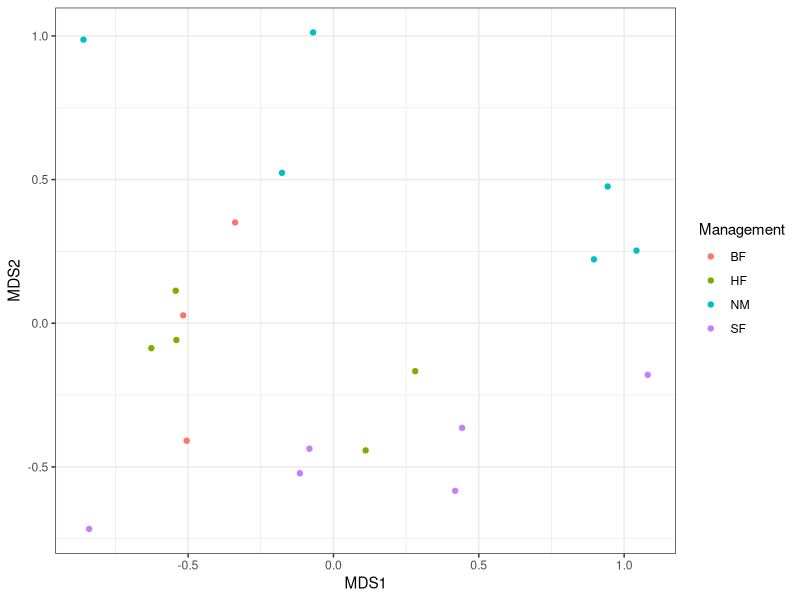
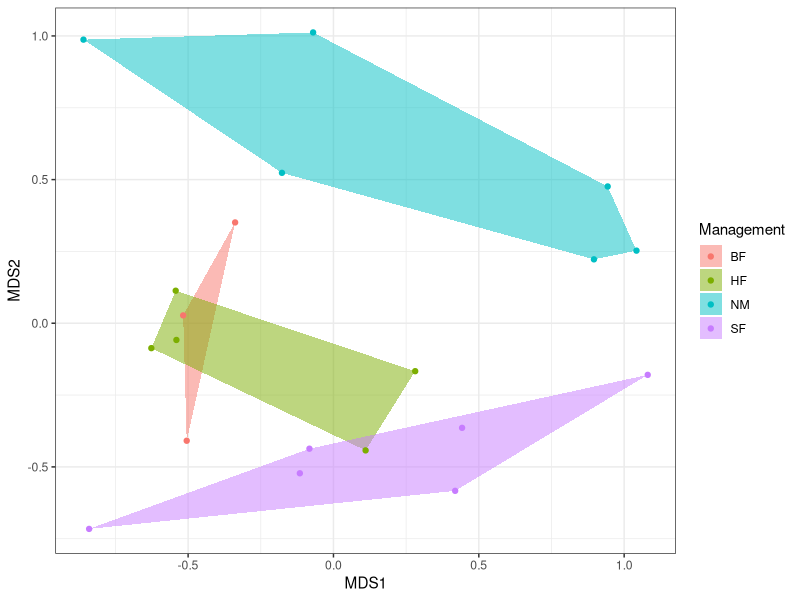
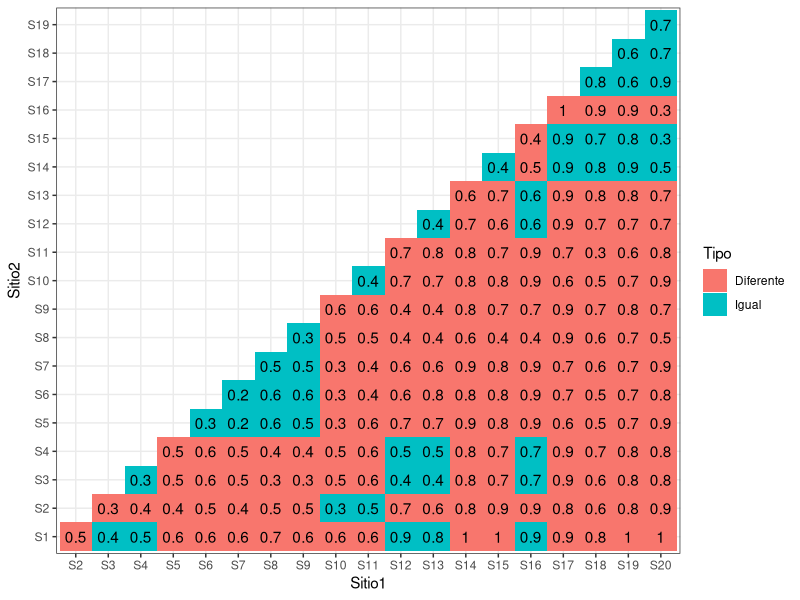
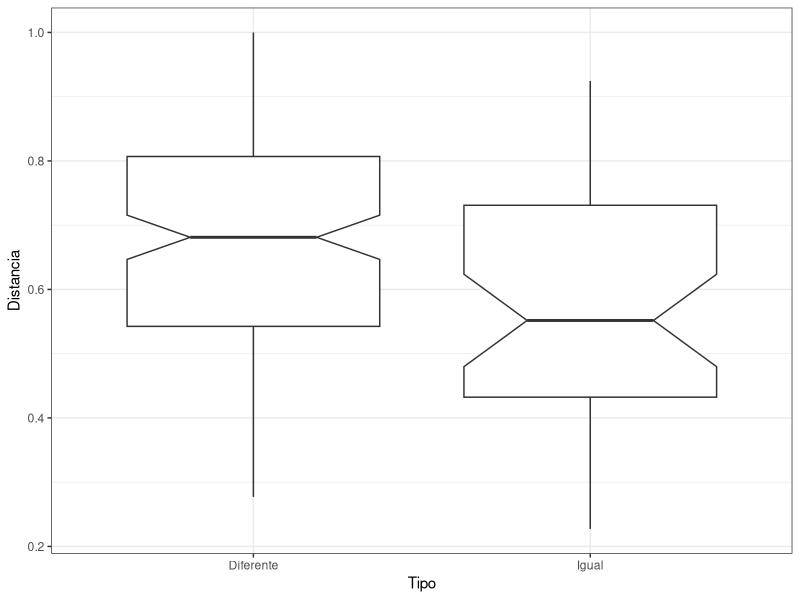

R code for these plots, in order: (Note: this script raises an error after producing the figures.)
library(vegan)
library(tidyverse)

data("dune")
data("dune.env")

sol <- metaMDS(dune)


Data <- sol$points %>% as.data.frame() %>% bind_cols(dune.env)

ggplot(Data, aes(MDS1, MDS2)) +
  geom_point(aes(color = Management)) +
  theme_bw()


StatChull <- ggproto("StatChull", Stat,
                     compute_group = function(data, scales) {
                       data[chull(data$x, data$y), , drop = FALSE]
                     },
                     
                     required_aes = c("x", "y")
) 


stat_chull <- function(mapping = NULL, data = NULL, geom = "polygon",
                       position = "identity", na.rm = FALSE, show.legend = NA, 
                       inherit.aes = TRUE, ...) {
  layer(
    stat = StatChull, data = data, mapping = mapping, geom = geom, 
    position = position, show.legend = show.legend, inherit.aes = inherit.aes,
    params = list(na.rm = na.rm, ...)
  )
}


ggplot(Data, aes(MDS1, MDS2)) +
  stat_chull(aes(fill = Management), alpha =0.5) +
  geom_point(aes(color = Management)) +
  theme_bw() 



Sitio1 <- data.frame(Sitio1 = paste0("S", 1:nrow(dune.env)), Management1 = dune.env$Management)
Sitio2 <- Sitio1 %>% rename(Sitio2  = Sitio1, Management2 = Management1)

bray <- as.matrix(vegdist(dune)) %>% as.data.frame()
bray[upper.tri(bray)] <- NA
diag(bray) <- NA
colnames(bray) <- paste0("S", 1:ncol(bray))
bray$Sitio1 <- paste0("S", 1:nrow(bray))

bray <-  bray %>% 
  pivot_longer(cols = -Sitio1, names_to = "Sitio2", values_to = "Distancia") %>% 
  dplyr::filter(!is.na(Distancia)) %>% 
  left_join(Sitio1) %>% left_join(Sitio2) %>% 
  mutate(Tipo = ifelse(Management1 == Management2, "Igual", "Diferente")) %>% 
  group_split(Management1) %>% 
  purrr::map(~mutate(.x, codigo1 = dplyr::row_number(), codigo1 = paste0(Management1, codigo1))) %>% 
  reduce(bind_rows) %>% 
  group_split(Management2) %>% 
  purrr::map(~mutate(.x, codigo2 = dplyr::row_number(), codigo2 = paste0(Management2, codigo2))) %>% 
  reduce(bind_rows) %>% 
  arrange(codigo1, codigo2) %>% 
  mutate(Sitio2 = fct_relevel(Sitio2, "S1", "S2", "S3", "S4", "S5", "S6", "S7", "S8", "S9", "S10", 
                              "S11", "S12", "S13", "S14", "S15", "S16", "S17", "S18", "S19"),
         Sitio1 = fct_relevel(Sitio1, "S2", "S3", "S4", "S5", "S6", "S7", "S8", "S9", "S10", 
                              "S11", "S12", "S13", "S14", "S15", "S16", "S17", "S18", "S19"))
  

ggplot(bray, aes(x = Sitio1, y = Sitio2)) + 
  geom_tile(aes(fill = Tipo)) + 
  geom_text(aes(label = round(Distancia, 1))) +
  theme_bw()

ggplot(bray, aes(x = Tipo, y = Distancia)) + 
  geom_boxplot(notch = T) + 
  theme_bw()


Mod0 <- adonis2(dune ~ Management, data = dune.env, by = NULL)
Mod1 <- adonis2(dune ~ Management*A1, data = dune.env, by = NULL)
Mod2 <- adonis2(dune ~ Use*A1, data = dune.env, by = NULL)

AICc.PERMANOVA <- function(adonis.model) {
  
  # check to see if object is an adonis model...
  
  if (!(adonis.model$aov.tab[1,1] >= 1))
    stop("object not output of adonis {vegan} ")
  
  # Ok, now extract appropriate terms from the adonis model
  # Calculating AICc using residual sum of squares (RSS) since I don't think that adonis returns something I can use as a liklihood function...
  
  RSS <- adonis.model$aov.tab[rownames(adonis.model$aov.tab) == "Residuals", "SumsOfSqs"]
  MSE <- adonis.model$aov.tab[rownames(adonis.model$aov.tab) == "Residuals", "MeanSqs"]
  
  k <- ncol(adonis.model$model.matrix)# + 1 # add one for error variance
  
  nn <- nrow(adonis.model$model.matrix)
  
  # AIC : 2*k + n*ln(RSS)
  # AICc: AIC + [2k(k+1)]/(n-k-1)
  
  # based on https://en.wikipedia.org/wiki/Akaike_information_criterion;
  # https://www.researchgate.net/post/What_is_the_AIC_formula;
  # http://avesbiodiv.mncn.csic.es/estadistica/ejemploaic.pdf
  
  # AIC.g is generalized version of AIC = 2k + n [Ln( 2(pi) RSS/n ) + 1]
  # AIC.pi = k + n [Ln( 2(pi) RSS/(n-k) ) +1],
  
  AIC <- 2*k + nn*log(RSS)
  AICc <- AIC + (2*k*(k + 1))/(nn - k - 1)
  
  output <- data.frame(AICc = AICc,k = k, n = nn)
  
  return(output)   
}

AICc.PERMANOVA2 <- function(adonis2.model) {
  
  # check to see if object is an adonis2 model...
  
  if (is.na(adonis2.model$SumOfSqs[1]))
    stop("object not output of adonis2 {vegan} ")
  
  # Ok, now extract appropriate terms from the adonis model Calculating AICc
  # using residual sum of squares (RSS or SSE) since I don't think that adonis
  # returns something I can use as a likelihood function... maximum likelihood
  # and MSE estimates are the same when distribution is gaussian See e.g.
  # https://www.jessicayung.com/mse-as-maximum-likelihood/;
  # https://towardsdatascience.com/probability-concepts-explained-maximum-likelihood-estimation-c7b4342fdbb1
  # So using RSS or MSE estimates is fine as long as the residuals are
  # Gaussian https://robjhyndman.com/hyndsight/aic/ If models have different
  # conditional likelihoods then AIC is not valid. However, comparing models
  # with different error distributions is ok (above link).
  
  
  RSS <- adonis2.model$SumOfSqs[ length(adonis2.model$SumOfSqs) - 1 ]
  MSE <- RSS / adonis2.model$Df[ length(adonis2.model$Df) - 1 ]
  
  nn <- adonis2.model$Df[ length(adonis2.model$Df) ] + 1
  
  k <- nn - adonis2.model$Df[ length(adonis2.model$Df) - 1 ]
  
  
  # AIC : 2*k + n*ln(RSS/n)
  # AICc: AIC + [2k(k+1)]/(n-k-1)
  
  # based on https://en.wikipedia.org/wiki/Akaike_information_criterion;
  # https://www.statisticshowto.datasciencecentral.com/akaikes-information-criterion/ ;
  # https://www.researchgate.net/post/What_is_the_AIC_formula;
  # http://avesbiodiv.mncn.csic.es/estadistica/ejemploaic.pdf;
  # https://medium.com/better-programming/data-science-modeling-how-to-use-linear-regression-with-python-fdf6ca5481be 
  

  AIC <- 2*k + nn*log(RSS/nn)
  AICc <- AIC + (2*k*(k + 1))/(nn - k - 1)

  output <- data.frame(AICc = AICc, k = k, N = nn)
  
  return(output)   
  
}

AICc.PERMANOVA2(Mod0)
AICc.PERMANOVA2(Mod1)
AICc.PERMANOVA2(Mod2)


data(dune)
data(dune.env)
mod0 <- rda(dune ~ 1, dune.env)  # Model with intercept only
mod1 <- rda(dune ~ ., dune.env)  # Model with all explanatory variables

## With scope present, the default direction is "both"
mod <- ordistep(mod0, scope = formula(mod1))
mod
## summary table of steps
mod$anova




spe.hell<- decostand (log1p(vltava.spe), method ='hellinger')
tbRDA <- rda (spe.hell ~ pH + SOILDPT + ELEVATION, data= vltava.env[,1:18])
par(mfrow =c(1,2))
ordiplot (tbRDA)
ef <- envfit (tbRDA ~ pH + SOILDPT + ELEVATION, data= vltava.env, display ='lc')
ef12 <- envfit (tbRDA ~ pH + SOILDPT + ELEVATION, data= vltava.env)
ef123 <- envfit (tbRDA ~ pH + SOILDPT + ELEVATION, data= vltava.env, choices =1:3)

ordiplot (tbRDA, type ='n')
plot(ef, col='blue')
plot(ef12, col='red')
plot(ef123, col='green')

ordiplot(tbRDA, type ='n')
plot(ef, col='blue')
plot(ef12, col='red')
plot(ef123, col='green')
legend('bottomright', lwd =1, col=c('blue', 'red', 'green'), legend=c('envfit on linear combination of scores', 'envfit  on sample scores (1st &2nd axis)', 'envfit on sample scores (1st, 2nd and 3rd axis)'), bty ='n')
